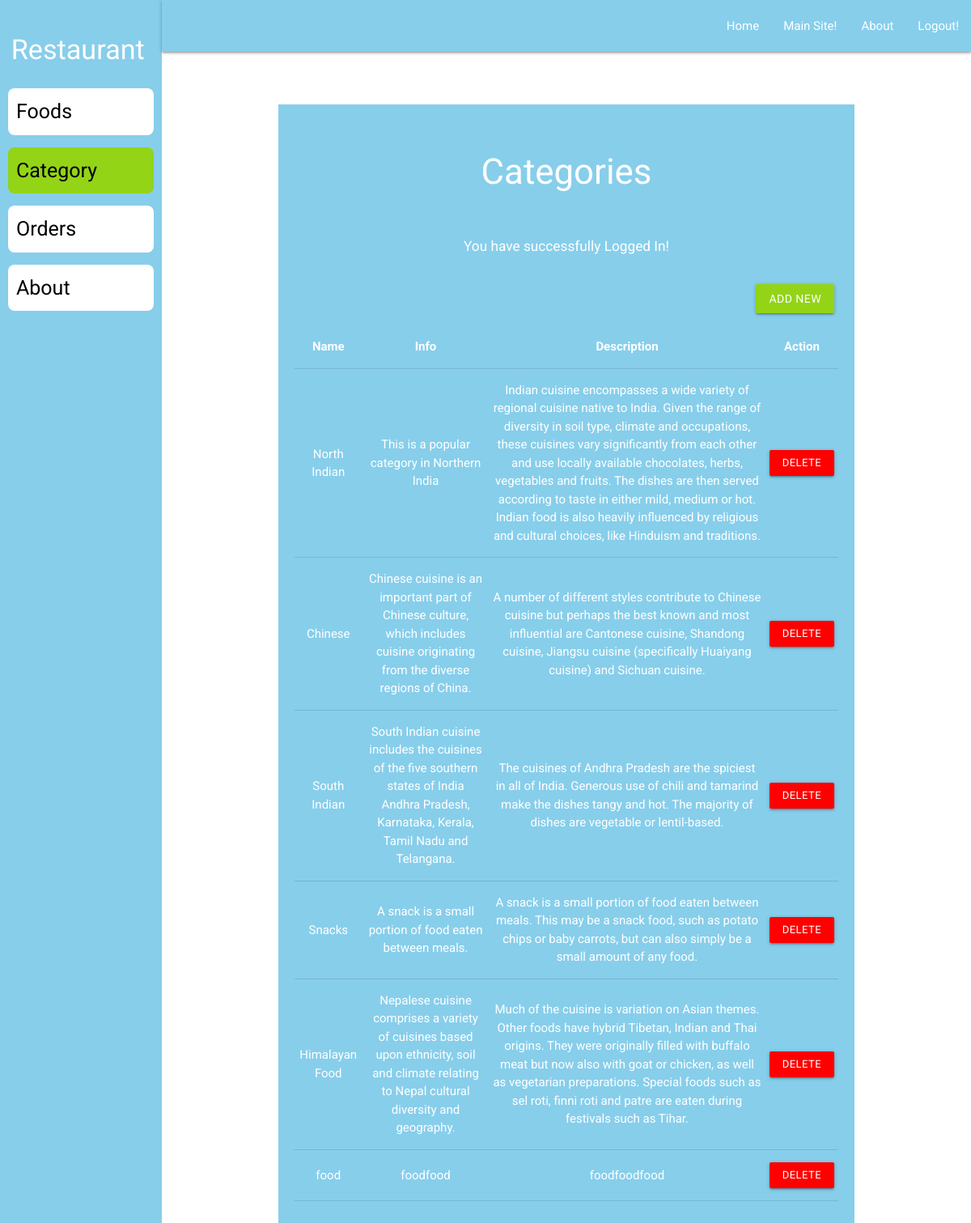
The app's page /admin/category-list.php (signed in) with its own data.
### tables this page shows
CREATE TABLE `categories`  (
  `id` int NOT NULL AUTO_INCREMENT,
  `name` varchar(250) NOT NULL,
  `short_desc` varchar(250) NOT NULL,
  `long_desc` varchar(500) NOT NULL,
  `filename` varchar(255) NOT NULL,
  PRIMARY KEY (`id`) USING BTREE
);

### admin/category-list.php (the view, shortened to what this page needs)
<?php require('layout/header.php'); ?>
<?php require('layout/left-sidebar-long.php'); ?>
<?php require('layout/topnav.php'); ?>
<?php require('layout/left-sidebar-short.php'); ?>
<?php require('../backends/connection-pdo.php');
$sql = 'SELECT * FROM categories';
$query  = $pdoconn->prepare($sql);
$query->execute();
$arr_all = $query->fetchAll(PDO::FETCH_ASSOC);
?>
<div class="section white-text main-background-color">
	<div class="section">
		<h3>Categories</h3>
	</div>
  <?php
    if (isset($_SESSION['msg'])) {
        echo
            '<div class="section center">
                <div class="row">
                    <div class="col s12">
                        <h6>'.$_SESSION['msg'].'</h6>
                    </div>
                </div>
            </div>';
    }
    ?>
	<div class="section right" style="padding: 15px 25px;">
		<a href="category-add.php" class="btn btn-add">Add New</a>
	</div>
	<div class="section center" style="padding: 20px;">
		<table class="centered responsive-table">
        <thead>
          <tr>
              <th>Name</th>
              <th>Info</th>
              <th>Description</th>
              <th>Action</th>
          </tr>
        </thead>
        <tbody>
          <?php
            foreach ($arr_all as $key) {
          ?>
          <tr>
            <td><?php echo $key['name']; ?></td>
            <td><?php echo $key['short_desc']; ?></td>
            <td><?php echo $key['long_desc']; ?></td>
            <td>
                <a href="../backends/admin/cat-delete.php?id=<?php echo $key['id']; ?>">
                    <span class="btn-small btn-remove" data-badge-caption="">
                        Delete
                    </span>
                </a>
            </td>
          </tr>
          <?php } ?>
        </tbody>
      </table>
	</div>
</div>
<?php require('layout/footer.php'); ?>

### css/form-style.css (style rules this page uses)
body { font-family: "Roboto", sans-serif; -webkit-font-smoothing: antialiased; -moz-osx-font-smoothing: grayscale; }
.btn, .btn:active, .btn:hover { background: #ee6e73 !important; width: 100%; }
.row { margin-bottom: 0 !important; }
.col { padding: 0 !important; }

### css/style.css (style rules this page uses)
.btn-add { background-color: #93D417!important; }
.btn-remove { background-color: red!important; }
.main-background-color { background-color: skyblue!important; }

### records on screen
categories: name "North Indian", short_desc "This is a popular category in Northern India", long_desc "Indian cuisine encompasses a wide variety of regional cuisine native to India. Given the range of diversity in soil type, climate and occupations, these cuisines vary significantly from each other and use locally available chocolates, herbs, vegetables and fruits. The dishes are then served according to taste in either mild, medium or hot. Indian food is also heavily influenced by religious and cultural choices, like Hinduism and traditions."
categories: name "Chinese", short_desc "Chinese cuisine is an important part of Chinese culture, which includes cuisine originating from the diverse regions of China.", long_desc "A number of different styles contribute to Chinese cuisine but perhaps the best known and most influential are Cantonese cuisine, Shandong cuisine, Jiangsu cuisine (specifically Huaiyang cuisine) and Sichuan cuisine."
categories: name "South Indian", short_desc "South Indian cuisine includes the cuisines of the five southern states of India Andhra Pradesh, Karnataka, Kerala, Tamil Nadu and Telangana.", long_desc "The cuisines of Andhra Pradesh are the spiciest in all of India. Generous use of chili and tamarind make the dishes tangy and hot. The majority of dishes are vegetable or lentil-based."
categories: name "Snacks", short_desc "A snack is a small portion of food eaten between meals.", long_desc "A snack is a small portion of food eaten between meals. This may be a snack food, such as potato chips or baby carrots, but can also simply be a small amount of any food."
categories: name "Himalayan Food", short_desc "Nepalese cuisine comprises a variety of cuisines based upon ethnicity, soil and climate relating to Nepal cultural diversity and geography.", long_desc "Much of the cuisine is variation on Asian themes. Other foods have hybrid Tibetan, Indian and Thai origins. They were originally filled with buffalo meat but now also with goat or chicken, as well as vegetarian preparations. Special foods such as sel roti, finni roti and patre are eaten during festivals such as Tihar."
categories: name "food", short_desc "foodfood", long_desc "foodfoodfood"

### other values on screen
$_SESSION['msg'] "You have successfully Logged In!"
